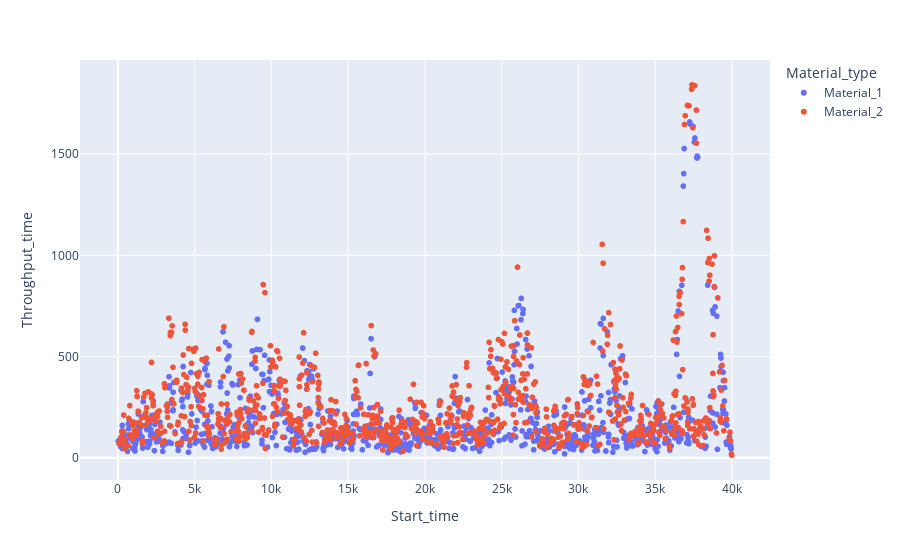

Notebook source saved alongside this figure:
### Code cell
import plotly.express as px

fig = px.scatter(df_tp, x="Start_time", y="Throughput_time", color="Material_type")

fig.show()

### Figure 1 — Plotly figure (JSON) as saved in the notebook; plotly's stock layout.template omitted (floating-point values rounded to 4 significant figures; data arrays with more than 128 entries replaced by an {"elided": "..."} marker saying what was removed)
{"data": [{"hovertemplate": "Material_type=Material_1<br>Start_time=%{x}<br>Throughput_time=%{y}<extra></extra>", "legendgroup": "Material_1", "marker": {"color": "#636efa", "symbol": "circle"}, "mode": "markers", "name": "Material_1", "showlegend": true, "type": "scattergl", "x": {"elided": "911 float values"}, "xaxis": "x", "y": {"elided": "911 float values"}, "yaxis": "y"}, {"hovertemplate": "Material_type=Material_2<br>Start_time=%{x}<br>Throughput_time=%{y}<extra></extra>", "legendgroup": "Material_2", "marker": {"color": "#EF553B", "symbol": "circle"}, "mode": "markers", "name": "Material_2", "showlegend": true, "type": "scattergl", "x": {"elided": "915 float values"}, "xaxis": "x", "y": {"elided": "915 float values"}, "yaxis": "y"}], "layout": {"legend": {"title": {"text": "Material_type"}, "tracegroupgap": 0}, "margin": {"t": 60}, "xaxis": {"anchor": "y", "domain": [0, 1], "title": {"text": "Start_time"}}, "yaxis": {"anchor": "x", "domain": [0, 1], "title": {"text": "Throughput_time"}}}}
